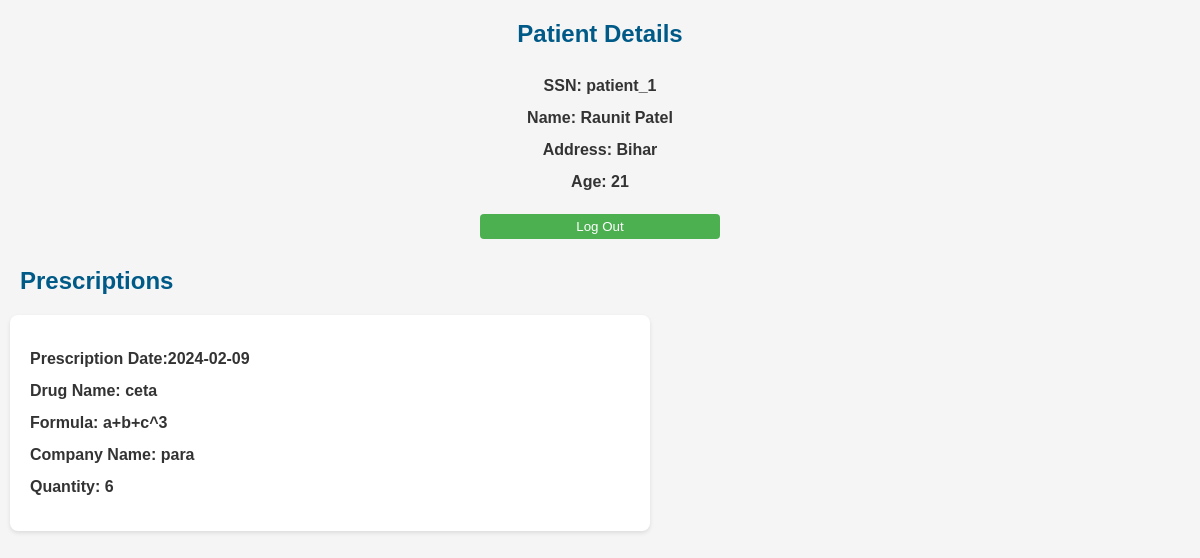
/patient.php (signed in), run on the app's committed database.
### tables this page shows
CREATE TABLE `patient` (
  `ssn` varchar(100) NOT NULL,
  `name` varchar(100) DEFAULT NULL,
  `address` varchar(100) DEFAULT NULL,
  `Age` int(11) DEFAULT NULL,
  `Pri_physician` varchar(100) DEFAULT NULL
);

CREATE TABLE `prescribes` (
  `doctor_ssn` varchar(100) NOT NULL,
  `patient_ssn` varchar(100) NOT NULL,
  `drug_Trade_name` varchar(100) NOT NULL,
  `name` varchar(100) NOT NULL,
  `date` date DEFAULT NULL,
  `qty` int(11) DEFAULT NULL
);

CREATE TABLE `drug` (
  `Trade_name` varchar(100) NOT NULL,
  `formula` varchar(100) DEFAULT NULL,
  `Company_name` varchar(100) NOT NULL
);

### patient.php (the view, shortened to what this page needs)
<?php
require_once('connecting_database.php');
$patientDetails = [];
$prescriptions = [];
$error = '';
if ($_SESSION['role'] !== 'Patient') {
    $error = "Access Denied. You must be logged in as a Patient.";
} else {
    $name = $_SESSION['name'];
    $ssnQuery = "SELECT p.ssn FROM Patient p JOIN Users u ON p.name = u.name WHERE u.name = ?";
    if ($stmt = $conn->prepare($ssnQuery)) {
        $stmt->bind_param("s", $name);
        $stmt->execute();
        $result = $stmt->get_result();
        if ($row = $result->fetch_assoc()) {
            $patient_ssn = $row['ssn'];
        } else {
            $error = "Patient information not found.";
        }
    } else {
        $error = "Error preparing query: " . $conn->error;
    }
    if (!empty($patient_ssn)) {
        $patientQuery = "SELECT * FROM Patient WHERE ssn = ?";
        if ($stmt = $conn->prepare($patientQuery)) {
            $stmt->bind_param("s", $patient_ssn);
            $stmt->execute();
            $result = $stmt->get_result();
            if ($row = $result->fetch_assoc()) {
                $patientDetails = $row;
            }
        }
        $prescriptionQuery = "SELECT p.*, d.Trade_name, d.formula, d.Company_name FROM Prescribes p JOIN Drug d ON p.drug_Trade_name = d.Trade_name AND p.name = d.Company_name WHERE p.patient_ssn = ?";
        if ($stmt = $conn->prepare($prescriptionQuery)) {
            $stmt->bind_param("s", $patient_ssn);
            $stmt->execute();
            $result = $stmt->get_result();
            while ($row = $result->fetch_assoc()) {
                $prescriptions[] = $row;
            }
        }
    }
}
?>
<!DOCTYPE html>
<html lang="en">
<head>
    <link rel="stylesheet" href="styles.css">
</head>
<body>
<?php if (!empty($error)): ?>
    <p><?php echo $error; ?></p>
<?php else: ?>
    <center>
        <h2 style="margin-bottom: 30px;">Patient Details</h2>
        <p>SSN: <?php echo $patientDetails['ssn']; ?></p>
        <p>Name: <?php echo $patientDetails['name'] ?></p>
        <p>Address: <?php echo $patientDetails['address']; ?></p>
        <p>Age: <?php echo $patientDetails['Age']; ?></p>
        <button onclick="window.location.href='landing.html';" style="padding: 5px;">Log Out</button>
    </center>
    <h2 style="margin-top: 20px; padding-left:20px">Prescriptions</h2>
    <?php foreach ($prescriptions as $prescription): ?>
        <div style="background-color: #fff;
    margin: 10px;
    padding: 20px;
    border-radius: 8px;
    box-shadow: 0 2px 4px rgba(0,0,0,0.1);
    max-width: 600px;">
            <p>Prescription Date:<?php echo $prescription['date']; ?></p>
            <p>Drug Name: <?php echo $prescription['Trade_name'] ?></p>
            <p>Formula: <?php echo $prescription['formula']; ?></p>
            <p>Company Name: <?php echo $prescription['Company_name']; ?></p>
            <p>Quantity: <?php echo $prescription['qty']; ?></p>
        </div>
    <?php endforeach; ?>
<?php endif; ?>
</body>
</html>

### styles.css (style rules this page uses)
body { font-family: Arial, sans-serif; background-color: #f5f5f5; margin: 0; padding: 0; color: #333; }
h1,h2, h3 { color: #005a87; }
button { width: 20vw; background-color: #4CAF50; color: white; padding: 14px 20px; margin: 8px 0; border: none; border-radius: 4px; cursor: pointer; }
p { font-weight: 600; line-height: 1; }

### data on the page
patient: ssn "patient_1", name "Raunit Patel", address "Bihar", Age "21"
prescribes: date "2024-02-09", drug.Trade_name "ceta", drug.formula "a+b+c^3", drug.Company_name "para", qty "6"
